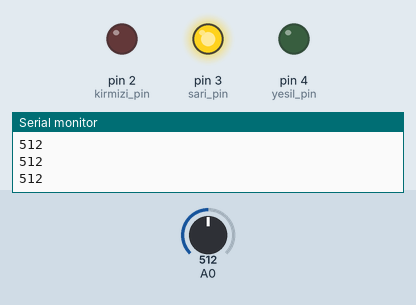
Bench run of a sketch on a simulated Arduino Uno, built with avr-gcc and run on an emulated ATmega328P. On the bench: output pins drawn as LEDs (lit = HIGH), the last lines printed to the serial monitor. Inputs (shaded band) come from the test bench; at power-on: A0 = 512.

Above: at 1.2 s.
1.3 s: A0 set to 352
2.8 s: A0 set to 331
At 4.0 s:
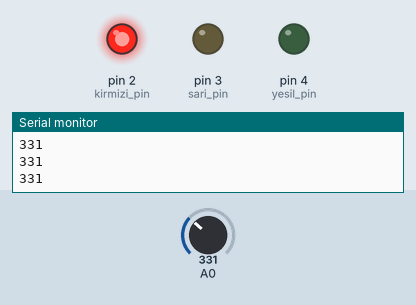
4.4 s: A0 set to 0
At 5.4 s:
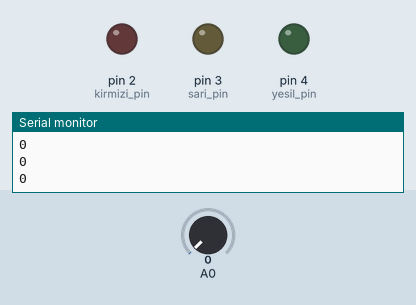
6.0 s: A0 set to 692
At 6.8 s:
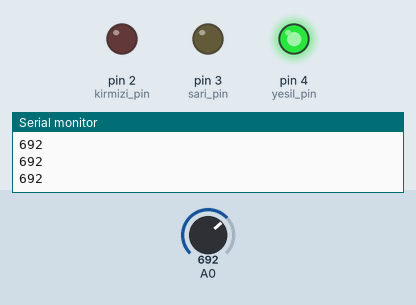
7.6 s: A0 set to 666
At 8.2 s:
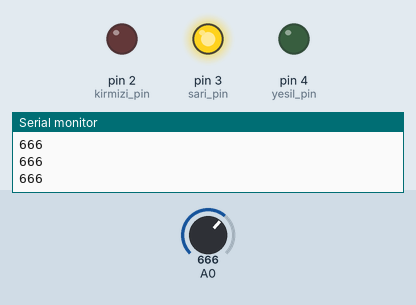
9.2 s: A0 set to 716
At 10.8 s:
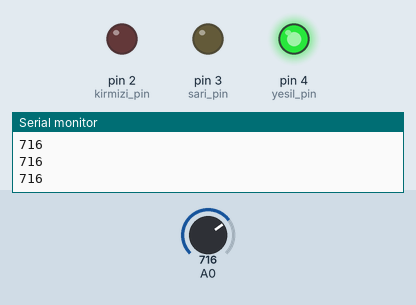
Timing chart, 0 to 11.8 s (numbered marks = the images above; inputs shaded):
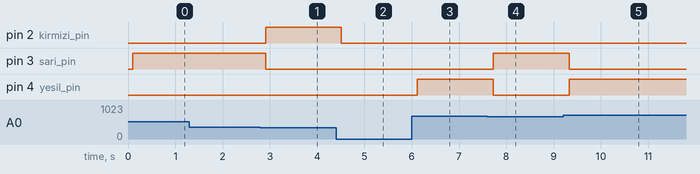

Measured:
- the behaviour switches between 342 and 341 on A0 (found by bisection; images 0 and 1)
- the behaviour switches between 683 and 682 on A0 (found by bisection; images 3 and 4)
- after the input at 2.8 s, pin 2 (kirmizi_pin): LOW → HIGH after 0.11 s; pin 3 (sari_pin): HIGH → LOW after 0.11 s
- after the input at 4.4 s, pin 2 (kirmizi_pin): HIGH → LOW after 0.11 s
- after the input at 6.0 s, pin 4 (yesil_pin): LOW → HIGH after 0.12 s
- after the input at 7.6 s, pin 3 (sari_pin): LOW → HIGH after 0.12 s; pin 4 (yesil_pin): HIGH → LOW after 0.12 s
- after the input at 9.2 s, pin 3 (sari_pin): HIGH → LOW after 0.13 s; pin 4 (yesil_pin): LOW → HIGH after 0.13 s

The sketch:

ayarli_led.ino
```cpp
int analog_deger;
int kirmizi_pin=2,sari_pin=3, yesil_pin=4;
  void setup() {
  pinMode(kirmizi_pin,OUTPUT);
  pinMode(sari_pin,OUTPUT);
  pinMode(yesil_pin,OUTPUT);
  pinMode(A0,INPUT);
  Serial.begin(9600);
}

  void loop() {
    analog_deger= analogRead(A0);
    Serial.println(analog_deger);
    delay(100);
    if (analog_deger<=341 && analog_deger>0){
    digitalWrite(kirmizi_pin,HIGH);
    digitalWrite(sari_pin,LOW);
    digitalWrite(yesil_pin,LOW);
  }
    else if (analog_deger>341 && analog_deger<=682){
    digitalWrite(kirmizi_pin,LOW);
    digitalWrite(sari_pin,HIGH);
    digitalWrite(yesil_pin,LOW);
    }
    else if (analog_deger>682){
    digitalWrite(kirmizi_pin,LOW);
    digitalWrite(sari_pin,LOW);
    digitalWrite(yesil_pin,HIGH);
    }
    else{
    digitalWrite(kirmizi_pin,LOW);
    digitalWrite(sari_pin,LOW);
    digitalWrite(yesil_pin,LOW);
      }

}
```
